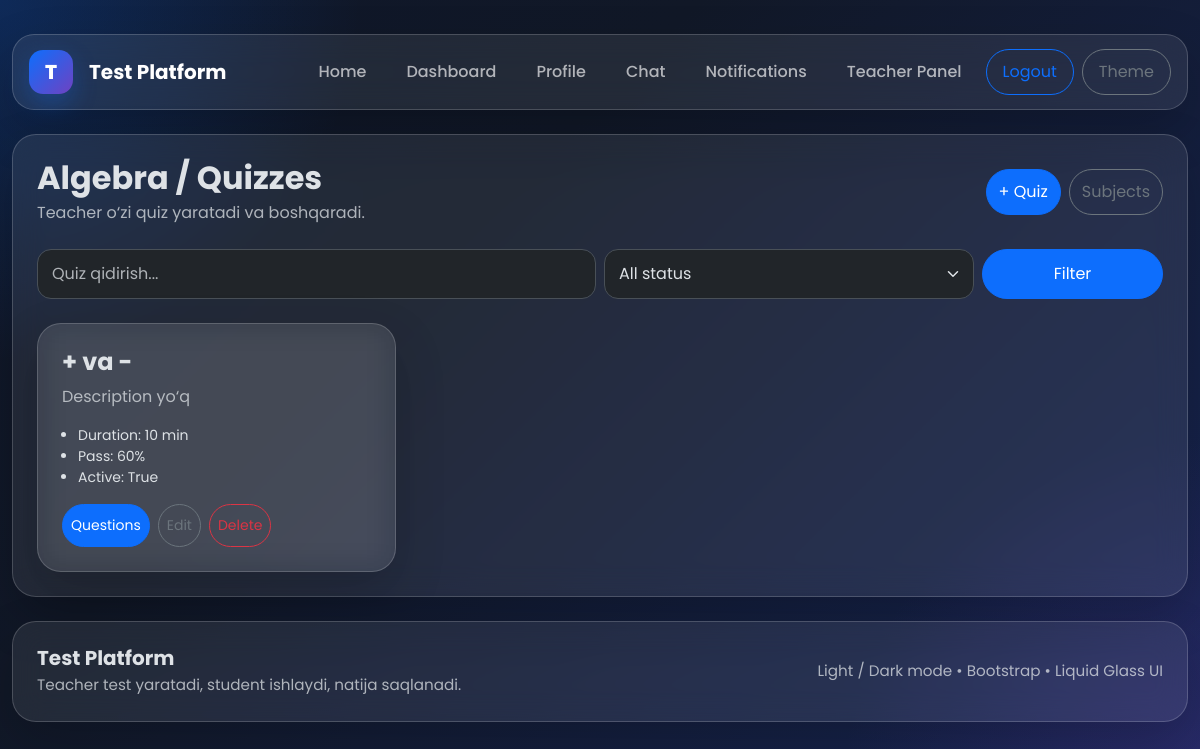
The page /quiz/teacher/subjects/4/quizzes/ (signed in) on the database its author committed.
### quiz/models.py (models this page shows, shortened)
class Subject(models.Model):
    name = models.CharField(max_length=255)
    description = models.TextField(blank=True, null=True)
    created_by = models.ForeignKey(
        settings.AUTH_USER_MODEL,
        on_delete=models.CASCADE,
        related_name='teacher_subjects'
    )
    created_at = models.DateTimeField(auto_now_add=True)
    class Meta:
        ordering = ['-created_at']

class Quiz(models.Model):
    STATUS_CHOICES = (
        ('draft', 'Draft'),
        ('published', 'Published'),
        ('archived', 'Archived'),
    )
    DIFFICULTY_CHOICES = (
        ('easy', 'Easy'),
        ('medium', 'Medium'),
        ('hard', 'Hard'),
    )
    subject = models.ForeignKey(Subject, on_delete=models.CASCADE, related_name='quizzes')
    title = models.CharField(max_length=255)
    description = models.TextField(blank=True, null=True)
    duration_minutes = models.PositiveIntegerField(default=10)
    pass_percentage = models.PositiveIntegerField(default=60)
    status = models.CharField(max_length=20, choices=STATUS_CHOICES, default='draft')
    difficulty = models.CharField(max_length=20, choices=DIFFICULTY_CHOICES, default='medium')
    randomize_questions = models.BooleanField(default=False)
    randomize_choices = models.BooleanField(default=False)
    created_by = models.ForeignKey(
        settings.AUTH_USER_MODEL,
        on_delete=models.CASCADE,
        related_name='teacher_quizzes'
    )
    created_at = models.DateTimeField(auto_now_add=True)
    class Meta:
        ordering = ['-created_at']
    @property
    def is_active(self):
        return self.status == 'published'

### quiz/views.py (the view)
    @login_required
    def wrapper(request, *args, **kwargs):
        if request.user.role != "teacher":
            messages.error(request, "Bu bo‘lim faqat teacher uchun.")
            return redirect("dashboard")
        return view_func(request, *args, **kwargs)

### quiz/views.py (called while the page is built)
def paginate_queryset(request, queryset, per_page=8):
    paginator = Paginator(queryset, per_page)
    page_number = request.GET.get("page")
    return paginator.get_page(page_number)

def teacher_required(view_func):
    @login_required
    def wrapper(request, *args, **kwargs):
        if request.user.role != "teacher":
            messages.error(request, "Bu bo‘lim faqat teacher uchun.")
            return redirect("dashboard")
        return view_func(request, *args, **kwargs)
    return wrapper

@teacher_required
def teacher_quiz_list_view(request, subject_id):
    subject = get_object_or_404(Subject, id=subject_id, created_by=request.user)
    q = request.GET.get("q", "").strip()
    status = request.GET.get("status", "").strip()
    quizzes = subject.quizzes.filter(created_by=request.user)
    if q:
        quizzes = quizzes.filter(title__icontains=q)
    if status:
        quizzes = quizzes.filter(status=status)
    quizzes = quizzes.order_by("-created_at")
    page_obj = paginate_queryset(request, quizzes, 8)
    return render(
        request,
        "quiz/teacher_quiz_list.html",
        {
            "subject": subject,
            "page_obj": page_obj,
            "q": q,
            "status": status,
        },
    )

### templates/quiz/teacher_quiz_list.html (shortened to what this page needs)
{% extends 'base.html' %}
{% block content %}
<div class="glass main-card p-4">
    <div class="d-flex justify-content-between align-items-center mb-4 flex-wrap gap-2">
        <div>
            <h2 class="fw-bold mb-1">{{ subject.name }} / Quizzes</h2>
            <div class="opacity-75">Teacher o‘zi quiz yaratadi va boshqaradi.</div>
        </div>
        <div class="d-flex gap-2">
            <a href="{% url 'teacher_quiz_create' %}" class="btn btn-primary rounded-pill">
                + Quiz
            </a>
            <a href="{% url 'teacher_subject_list' %}" class="btn btn-outline-secondary rounded-pill">
                Subjects
            </a>
        </div>
    </div>
    <form method="get" class="row g-2 mb-4">
    <div class="col-md-6">
        <input type="text" name="q" value="{{ q }}" class="form-control" placeholder="Quiz qidirish...">
    </div>
    <div class="col-md-4">
        <select name="status" class="form-select">
            <option value="">All status</option>
        </select>
    </div>
    <div class="col-md-2 d-grid">
        <button class="btn btn-primary rounded-pill">Filter</button>
    </div>
    </form>
    <div class="row g-4">
        {% for quiz in page_obj %}
            <div class="col-lg-4 col-md-6">
                <div class="glass main-card p-4 h-100">
                    <h4 class="fw-bold">{{ quiz.title }}</h4>
                    <p class="opacity-75">
                        {{ quiz.description|default:"Description yo‘q" }}
                    </p>
                    <ul class="small mb-3 ps-3">
                        <li>Duration: {{ quiz.duration_minutes }} min</li>
                        <li>Pass: {{ quiz.pass_percentage }}%</li>
                        <li>Active: {{ quiz.is_active }}</li>
                    </ul>
                    <div class="d-flex gap-2 flex-wrap">
                        <a href="{% url 'teacher_question_list' quiz.id %}"
                           class="btn btn-primary rounded-pill btn-sm">
                            Questions
                        </a>
                        <a href="{% url 'teacher_quiz_edit' quiz.id %}"
                           class="btn btn-outline-secondary rounded-pill btn-sm">
                            Edit
                        </a>
                        <a href="{% url 'teacher_quiz_delete' quiz.id %}"
                           class="btn btn-outline-danger rounded-pill btn-sm">
                            Delete
                        </a>
                    </div>
                </div>
            </div>
        {% empty %}
            <div class="col-12">
                <div class="alert alert-info rounded-4">Quiz topilmadi.</div>
            </div>
        {% endfor %}
    </div>
</div>
{% endblock %}

### templates/base.html (style rules this page uses)
:root { --glass-bg: rgba(255, 255, 255, 0.08); --glass-bg-strong: rgba(255, 255, 255, 0.12); --glass-border: rgba(255, 255, 255, 0.18); --glass-shadow: 0 20px 50px rgba(0, 0, 0, 0.18); --dark-bg-1: #0f172a; --dark-bg-2: #111827; --dark-bg-3: #172554; --light-bg-1: #f5f7ff; --light-bg-2: #eef3ff; --light-bg-3: #f9fbff; }
* { box-sizing: border-box; }
html, body { min-height: 100%; }
body { font-family: 'Poppins', sans-serif; background: radial-gradient(circle at top left, rgba(13, 110, 253, 0.22), transparent 25%), radial-gradient(circle at bottom right, rgba(111, 66, 193, 0.22), transparent 25%), linear-gradient(135deg, var(--dark-bg-1), var(--dark-bg-2) 35%, var(--dark-bg-3) 100%); background-attachment: fixed; transition: background .25s ease, color .25s ease; }
.glass { background: var(--glass-bg); border: 1px solid var(--glass-border); backdrop-filter: blur(16px); -webkit-backdrop-filter: blur(16px); box-shadow: var(--glass-shadow); }
.main-card { border-radius: 24px; }
.form-control, .form-select { border-radius: 14px; padding: 12px 14px; }
.btn.rounded-pill { padding-top: 10px; padding-bottom: 10px; }

### rows shown on the page
Subject: name "Algebra"
Quiz: title "+ va -", description "Description yo‘q", duration_minutes "10", pass_percentage "60", is_active "True"
